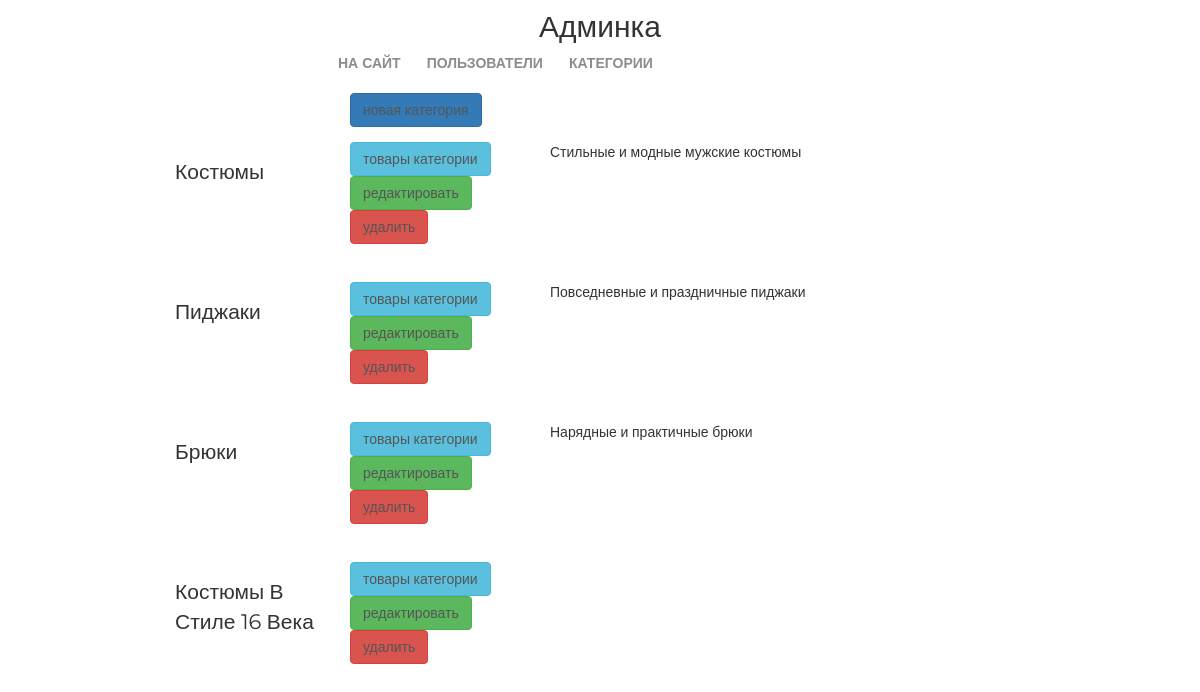
Before: /my/admin/category/list/ (signed in) with the older database file.
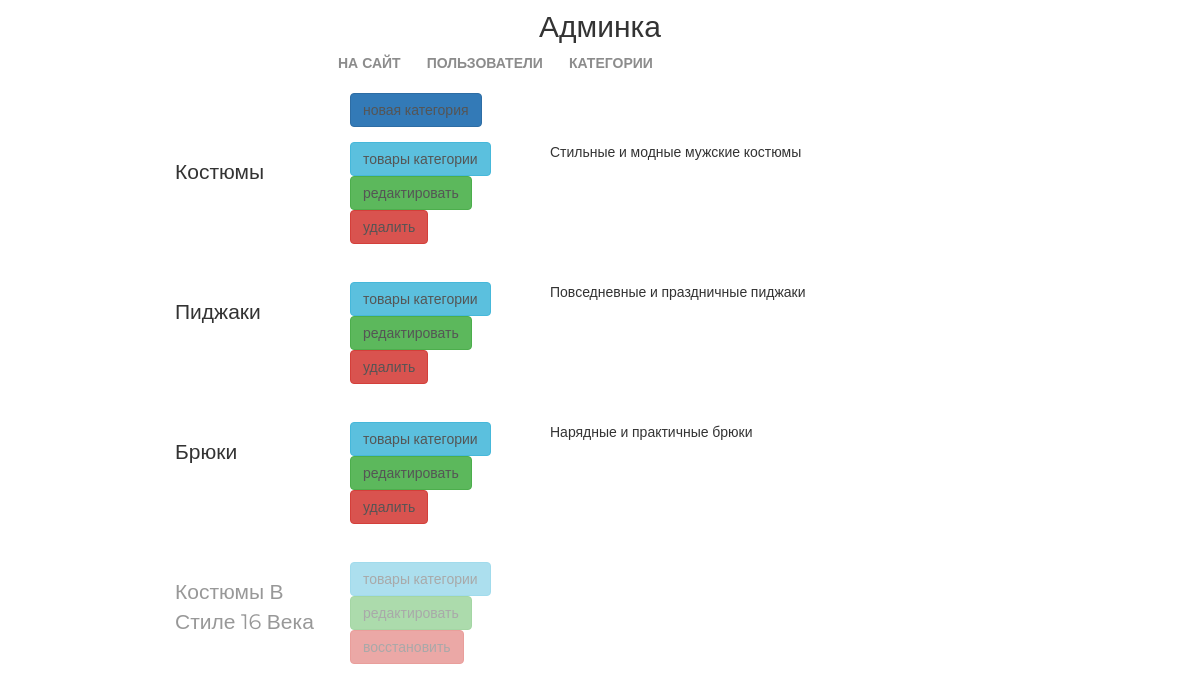
After: the same page with the newer database file.
### mainapp/models.py (models this page shows)
class ProductCategory(models.Model):
    name = models.CharField('имя категории', max_length=64)
    description = models.TextField('описание категории', blank=True)
    is_active = models.BooleanField(default=True)

### adminapp/views.py (the view)
# urls.py: path('category/list/', adminapp.categories, name='categories'),
@user_passes_test(lambda x: x.is_superuser)
def categories(request):
    categories = ProductCategory.objects.all()
    context = {
        'title': 'админка/категории',
        'object_list': categories,
    }
    return render(request, 'adminapp/categories_list.html', context)

### basketapp/context_processors.py (called while the page is built)
def basket(request):
    if request.user.is_authenticated:
        basket = request.user.basket.all()
    else:
        basket = []
    return {
        'basket':basket,
    }

### mainapp/context_processors.py (called while the page is built)
def menu(request):
    menu = ProductCategory.objects.filter(is_active=True)
    return {
        'categories': menu,
    }

### adminapp/templates/adminapp/categories_list.html
{% extends 'adminapp/base.html' %}
{% load static %}
{% block container %}
    <div class="categories_list">
        <a href="{% url 'my_admin:category_create' %}"
           class="btn btn-primary new_category">
            новая категория
        </a>
        {% for object in object_list %}
            <div class="category_record {% if not object.is_active %}not_active{% endif %}">
                <div class="category_name">
                    {{ object.name|title }}
                </div>
                <div class="category_actions">
                    <a href="{% url 'my_admin:category_products' object.pk %}"
                       class="btn btn-info">
                        товары категории
                    </a>
                    <a href="{% url 'my_admin:category_update' object.pk %}"
                       class="btn btn-success">
                        редактировать
                    </a>
                    <a href="{% url 'my_admin:category_delete' object.pk %}"
                       class="btn btn-danger">
                        {% if object.is_active %}
                            удалить
                        {% else %}
                            восстановить
                        {% endif %}
                    </a>
                </div>
                <div class="category_desc">
                    {{ object.description }}
                </div>
            </div>
        {% endfor %}
    </div>
{% endblock %}

Changed rows visible on the page:
changed ProductCategory "Костюмы В Стиле 16 Века": is_active "удалить" → "восстановить"
